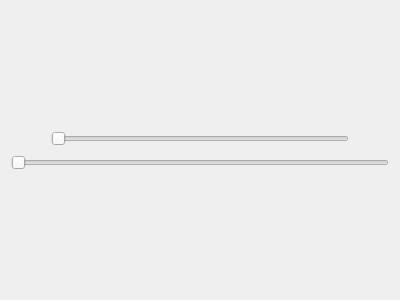
<?xml version="1.0" encoding="UTF-8"?>
<ui version="4.0">
 <class>TwoSliderNavigator</class>
 <widget class="QFrame" name="TwoSliderNavigator">
  <property name="geometry">
   <rect>
    <x>0</x>
    <y>0</y>
    <width>400</width>
    <height>300</height>
   </rect>
  </property>
  <property name="windowTitle">
   <string>Frame</string>
  </property>
  <layout class="QVBoxLayout" name="verticalLayout">
   <item>
    <layout class="QVBoxLayout" name="sliderVLayout">
     <item>
      <layout class="QHBoxLayout" name="fineSliderHLayout">
       <item>
        <spacer name="horizontalSpacerLeftOfFineSLider">
         <property name="orientation">
          <enum>Qt::Horizontal</enum>
         </property>
         <property name="sizeType">
          <enum>QSizePolicy::Minimum</enum>
         </property>
         <property name="sizeHint" stdset="0">
          <size>
           <width>40</width>
           <height>20</height>
          </size>
         </property>
        </spacer>
       </item>
       <item>
        <widget class="QSlider" name="fineSlider">
         <property name="orientation">
          <enum>Qt::Horizontal</enum>
         </property>
        </widget>
       </item>
       <item>
        <spacer name="horizontalSpacerRightOfFineSLider">
         <property name="orientation">
          <enum>Qt::Horizontal</enum>
         </property>
         <property name="sizeType">
          <enum>QSizePolicy::Minimum</enum>
         </property>
         <property name="sizeHint" stdset="0">
          <size>
           <width>40</width>
           <height>20</height>
          </size>
         </property>
        </spacer>
       </item>
      </layout>
     </item>
     <item>
      <layout class="QHBoxLayout" name="roughSliderHLayout">
       <item>
        <widget class="QSlider" name="roughSlider">
         <property name="orientation">
          <enum>Qt::Horizontal</enum>
         </property>
        </widget>
       </item>
      </layout>
     </item>
    </layout>
   </item>
  </layout>
 </widget>
 <resources/>
 <connections/>
</ui>
